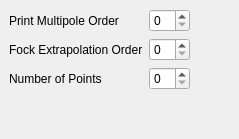
       <widget class="QWidget" name="AdvancedMolecularDynamics" >
        <layout class="QVBoxLayout" >
         <property name="margin" >
          <number>9</number>
         </property>
         <property name="spacing" >
          <number>6</number>
         </property>
         <item>
          <layout class="QGridLayout" >
           <property name="margin" >
            <number>0</number>
           </property>
           <property name="spacing" >
            <number>6</number>
           </property>
           <item row="1" column="0" >
            <widget class="QLabel" name="label_116" >
             <property name="text" >
              <string>Fock Extrapolation Order</string>
             </property>
            </widget>
           </item>
           <item row="1" column="1" >
            <widget class="QSpinBox" name="aimd_fock_extrapolation_order" />
           </item>
           <item row="1" column="2" >
            <spacer>
             <property name="orientation" >
              <enum>Qt::Horizontal</enum>
             </property>
             <property name="sizeHint" >
              <size>
               <width>40</width>
               <height>20</height>
              </size>
             </property>
            </spacer>
           </item>
           <item row="2" column="1" >
            <widget class="QSpinBox" name="aimd_fock_extrapolation_points" />
           </item>
           <item row="2" column="0" >
            <layout class="QHBoxLayout" >
             <property name="margin" >
              <number>0</number>
             </property>
             <property name="spacing" >
              <number>6</number>
             </property>
             <item>
              <widget class="QLabel" name="label_140" >
               <property name="text" >
                <string>Number of Points</string>
               </property>
              </widget>
             </item>
            </layout>
           </item>
           <item row="0" column="0" >
            <widget class="QLabel" name="label_103" >
             <property name="text" >
              <string>Print Multipole Order</string>
             </property>
            </widget>
           </item>
           <item row="0" column="1" >
            <widget class="QSpinBox" name="aimd_moments" />
           </item>
          </layout>
         </item>
         <item>
          <spacer>
           <property name="orientation" >
            <enum>Qt::Vertical</enum>
           </property>
           <property name="sizeHint" >
            <size>
             <width>20</width>
             <height>40</height>
            </size>
           </property>
          </spacer>
         </item>
        </layout>
       </widget>
